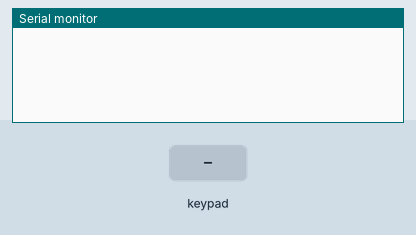
The sketch below on a simulated Arduino Uno, built with avr-gcc and run on an emulated ATmega328P. On the bench: the last lines printed to the serial monitor. The inputs (shaded band) are chosen by the test bench.

Above: at 1.2 s.
1.3 s: key '1' pressed
At 1.9 s:
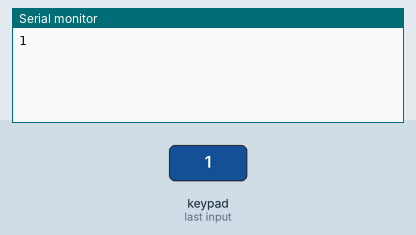
2.8 s: keypad keys 2 3 4 5 # pressed 0.4 s apart
At 5.6 s:
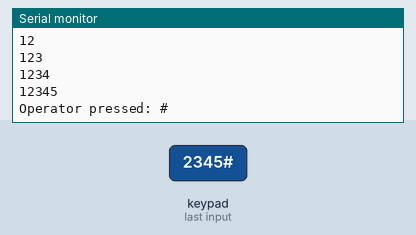
6.3 s: key '+' pressed
At 7.0 s:
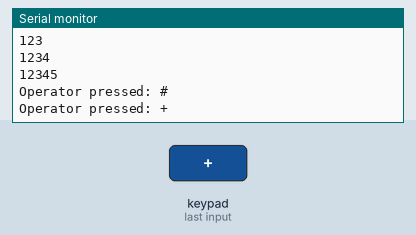
7.8 s: keypad keys 2 3 4 5 * pressed 0.4 s apart
At 10.7 s:
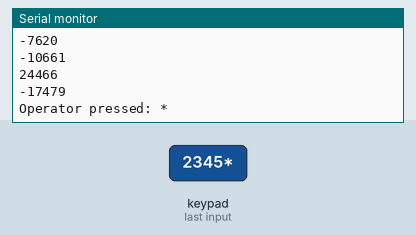
11.3 s: key '=' pressed
At 12.0 s:
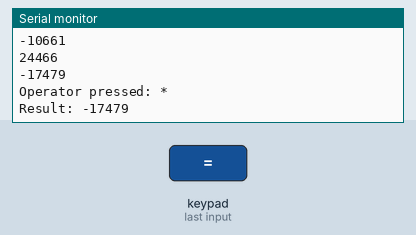
12.8 s: keypad keys 8 / 2 = pressed 0.4 s apart
At 13.46 s:
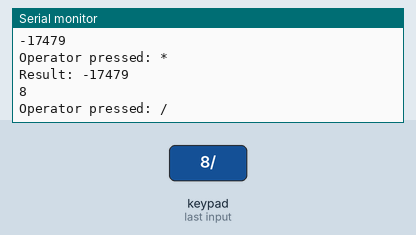
Timing chart, 0 to 15.8 s (numbered marks = the images above; inputs shaded):
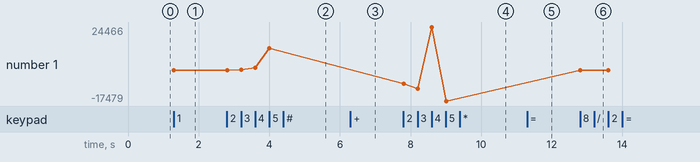

The sketch:

ardoino2.ino
```cpp
#include <Keypad.h>

// Variable to store the current number input
int neshto = 0;

// Define the keypad layout (4x4)
const byte ROW_NUM = 4; // Four rows
const byte COL_NUM = 4; // Four columns

char keys[ROW_NUM][COL_NUM] = {
  {'1','2','3','+'},
  {'4','5','6','-'},
  {'7','8','9','*'},
  {'=','0','#','/'}
};

// Connect keypad rows and columns to Arduino pins
byte pin_rows[ROW_NUM] = {2, 3, 4, 5};  // Pin numbers for rows
byte pin_cols[COL_NUM] = {6, 7, 8, 9};  // Pin numbers for columns

Keypad keypad = Keypad(makeKeymap(keys), pin_rows, pin_cols, ROW_NUM, COL_NUM);

void setup() {
  Serial.begin(9600);
}

void loop() {
  char key = keypad.getKey();

  if (key != NO_KEY) {  // Check if a key is pressed
    if (key >= '0' && key <= '9') {
      // If the key is a number, update neshto (current input)
      neshto = neshto * 10 + (key - '0'); // Convert char to int and update
      Serial.println(neshto);
    }
    else if (key == '=') {
      // If "=" is pressed, print the result (or just reset for this case)
      Serial.print("Result: ");
      Serial.println(neshto);
      neshto = 0;  // Reset after calculation
    }
    else {
      // Handle operators (+, -, *, /)
      // In this case, you might want to process operations or store them.
      Serial.print("Operator pressed: ");
      Serial.println(key);
      // You can handle calculations or store operator for future logic here.
    }
  }
}
```

Measured:
- after the input at 1.3 s, the serial monitor: prints a new line at once (image 1)
- after the input at 2.8 s, the serial monitor: prints a new line at once (image 2)
- after the input at 6.3 s, the serial monitor: prints a new line at once (image 3)
- after the input at 7.8 s, the serial monitor: prints a new line at once (image 4)
- after the input at 11.3 s, the serial monitor: prints a new line at once (image 5)
- after the input at 12.8 s, the serial monitor: prints a new line at once (image 6)
- plotted number 1: 1 → 12345 after the input at 2.8 s, 12345 → -17479 after the input at 7.8 s, -17479 → 82 after the input at 12.8 s
